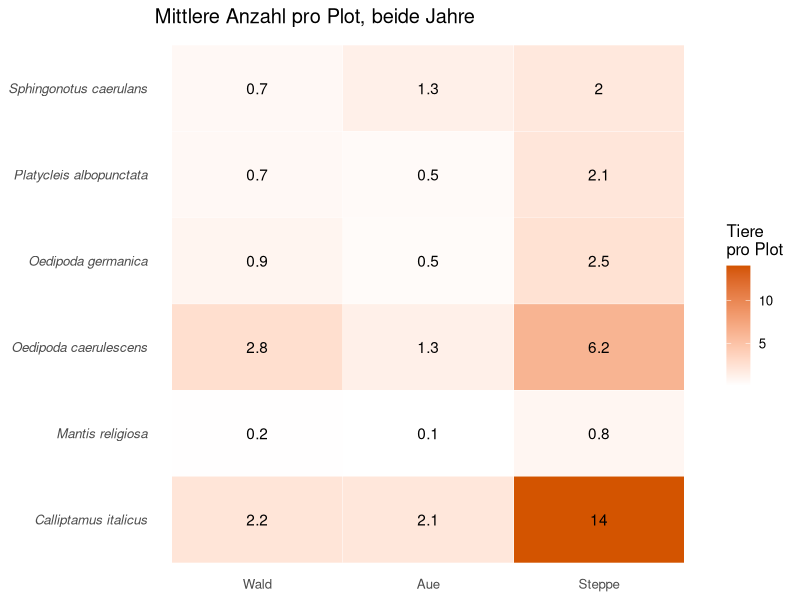
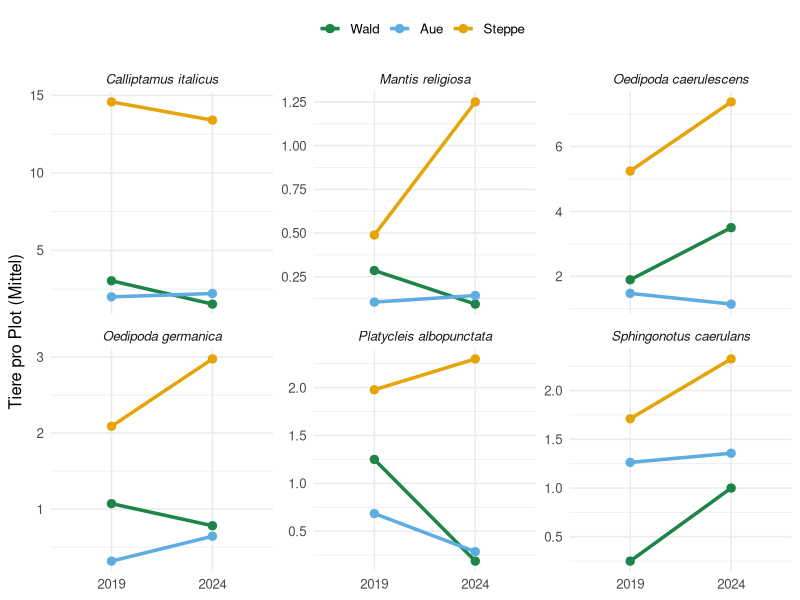
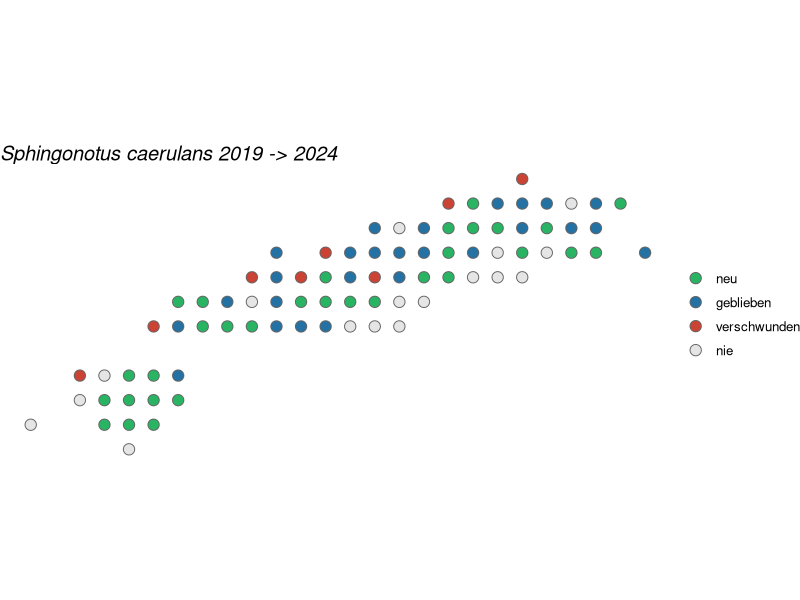
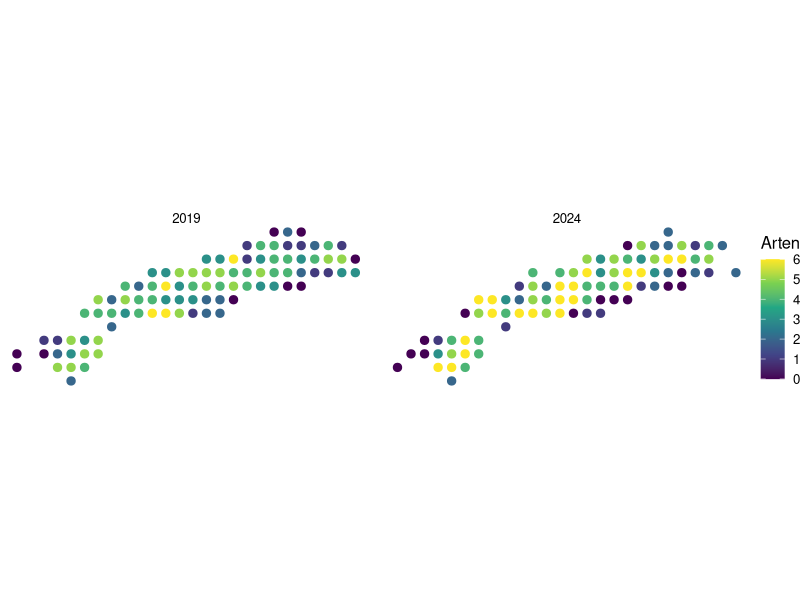
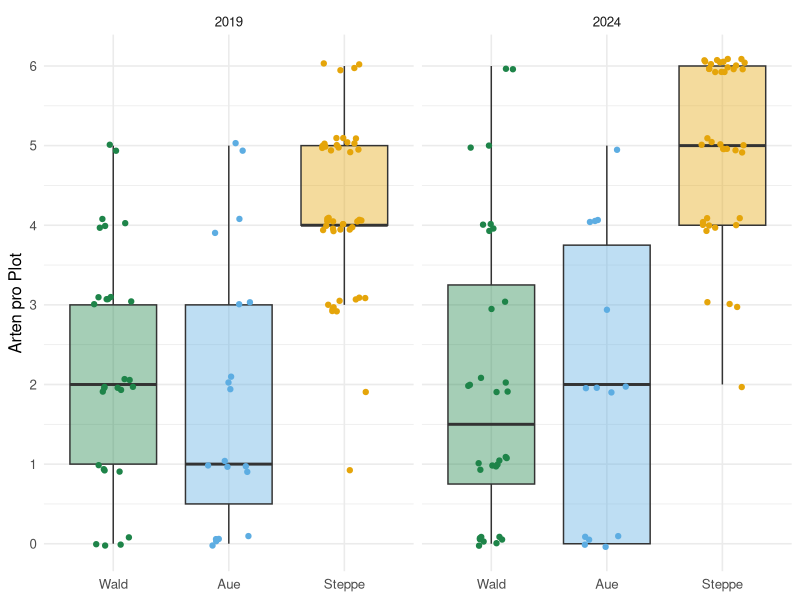
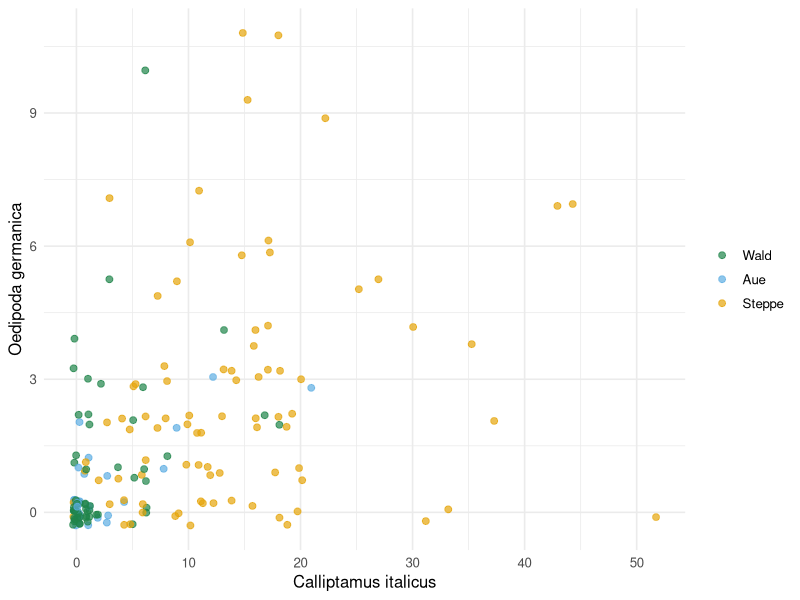
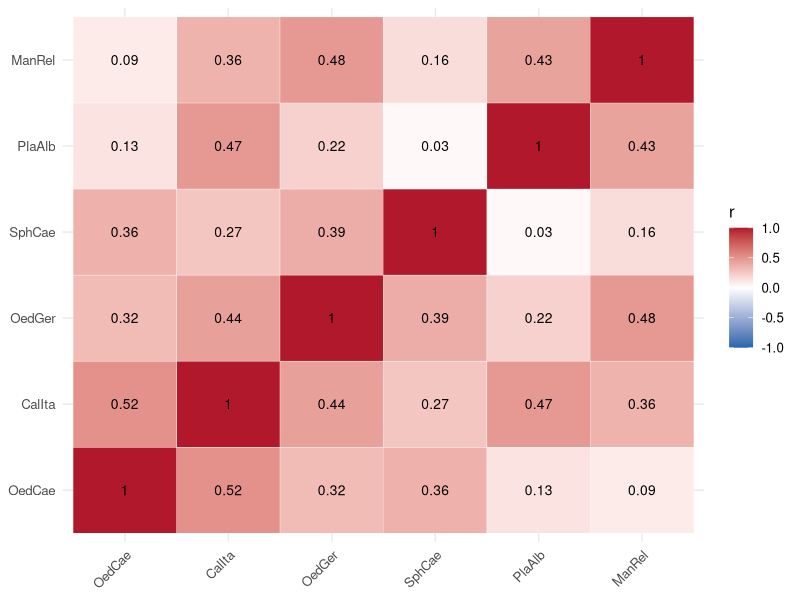
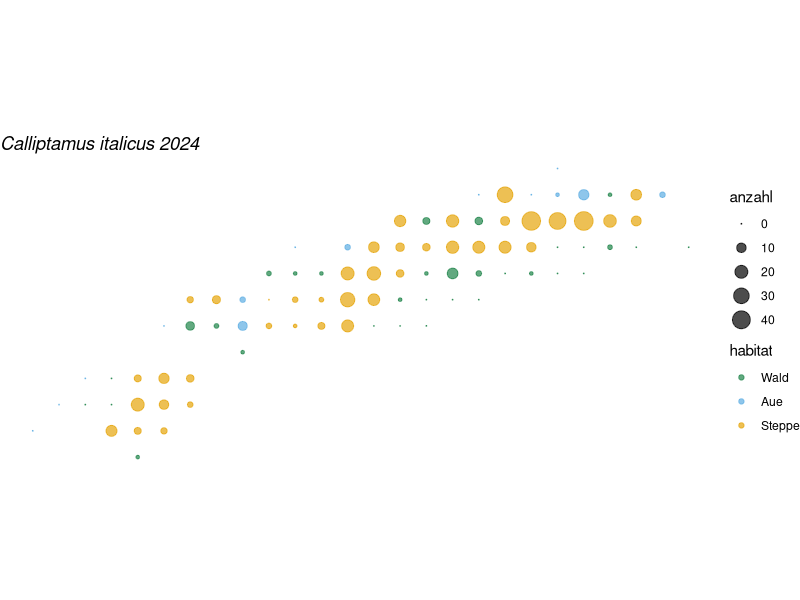

The R source for these figures, in order:
## ---- chunk 1
knitr::opts_chunk$set(echo = TRUE, warning = FALSE, message = FALSE,
                      fig.height = 4.6, fig.width = 7.5)
## ---- chunk 2
#| code-fold: true
#| code-summary: "Code aus Woche 12 (ausführen)"
library(ggplot2)

roh19 <- read.csv("data/rottensand_2019.csv")
roh24 <- read.csv("data/rottensand_2024.csv")

arten <- c("OedCae", "CalIta", "OedGer", "SphCae", "PlaAlb", "ManRel")
namen <- c(OedCae = "Oedipoda caerulescens", CalIta = "Calliptamus italicus",
           OedGer = "Oedipoda germanica", SphCae = "Sphingonotus caerulans",
           PlaAlb = "Platycleis albopunctata", ManRel = "Mantis religiosa")

max_besuch <- function(d, art) {
  zaehlung <- d[, paste0(art, 1:4)]
  apply(zaehlung, 1, function(x) if (all(is.na(x))) NA else max(x, na.rm = TRUE))
}

aufbereiten <- function(roh, jahr) {
  d <- roh[roh$quarter == "tot" & !is.na(roh$temp1), ]
  kurz <- data.frame(plot = d$plot, jahr = jahr, x = d$Xcoo, y = d$Ycoo,
                     habitat = d$habitat.type, temp = d$temp1,
                     boden = d$soil, gras = d$grass, kies = d$gravel,
                     baum = d$canopy, deckung = d$cover.sum, team = d$observ1)
  for (a in arten) kurz[[a]] <- max_besuch(d, a)
  kurz
}

alle <- rbind(aufbereiten(roh19, 2019), aufbereiten(roh24, 2024))
alle <- alle[alle$habitat %in% c("forest", "alluvial", "steppe"), ]
alle$habitat <- factor(alle$habitat, levels = c("forest", "alluvial", "steppe"),
                       labels = c("Wald", "Aue", "Steppe"))

lang <- NULL
for (a in arten) {
  stueck <- alle[, c("plot", "jahr", "x", "y", "habitat", "temp", "boden", "gras", "team")]
  stueck$art <- namen[a]
  stueck$anzahl <- alle[[a]]
  lang <- rbind(lang, stueck)
}

farben <- c(Wald = "#1e8449", Aue = "#5dade2", Steppe = "#e5a50a")
## ---- chunk 3
mittel <- aggregate(anzahl ~ art + habitat, data = lang, FUN = mean)
mittel
## ---- chunk 4
#| fig-height: 3.8
#| fig-width: 7.5
ggplot(mittel, aes(x = habitat, y = art, fill = anzahl)) +
  geom_tile(colour = "white") +
  geom_text(aes(label = round(anzahl, 1))) +
  scale_fill_gradient(low = "white", high = "#d35400") +
  labs(x = NULL, y = NULL, fill = "Tiere\npro Plot",
       title = "Mittlere Anzahl pro Plot, beide Jahre") +
  theme_minimal(base_size = 12) +
  theme(axis.text.y = element_text(face = "italic"), panel.grid = element_blank())
## ---- chunk 5
#| fig-height: 5
#| fig-width: 9
mj <- aggregate(anzahl ~ art + habitat + jahr, data = lang, FUN = mean)

ggplot(mj, aes(x = factor(jahr), y = anzahl, colour = habitat, group = habitat)) +
  geom_line(linewidth = 1.2) +
  geom_point(size = 2.5) +
  facet_wrap(~ art, scales = "free_y") +
  scale_colour_manual(values = farben) +
  labs(x = NULL, y = "Tiere pro Plot (Mittel)", colour = NULL) +
  theme_minimal(base_size = 12) +
  theme(strip.text = element_text(face = "italic"), legend.position = "top")
## ---- chunk 6
#| fig-height: 4
#| fig-width: 8.5
art <- "SphCae"   # bitte ändern

v19 <- alle[alle$jahr == 2019, c("plot", art)]
v24 <- alle[alle$jahr == 2024, c("plot", "x", "y", art)]
beide <- merge(v19, v24, by = "plot", suffixes = c("_2019", "_2024"))
vorher  <- beide[[paste0(art, "_2019")]] > 0
nachher <- beide[[paste0(art, "_2024")]] > 0

beide$status <- ifelse(vorher & nachher, "geblieben",
                ifelse(nachher, "neu",
                ifelse(vorher, "verschwunden", "nie")))
beide$status <- factor(beide$status, levels = c("neu", "geblieben", "verschwunden", "nie"))

ggplot(beide, aes(x = x, y = y, fill = status)) +
  geom_point(shape = 21, size = 3.5, colour = "grey40") +
  scale_fill_manual(values = c(neu = "#28b463", geblieben = "#2471a3",
                               verschwunden = "#cb4335", nie = "grey90")) +
  coord_equal() +
  labs(title = paste(namen[art], "2019 -> 2024"), fill = NULL) +
  theme_void(base_size = 12) +
  theme(plot.title = element_text(face = "italic"))

table(beide$status)
## ---- chunk 7
alle$n_arten <- rowSums(alle[, arten] > 0)
table(alle$n_arten)
## ---- chunk 8
#| fig-height: 3.6
#| fig-width: 11
ggplot(alle, aes(x = x, y = y, colour = n_arten)) +
  geom_point(size = 2.5) +
  facet_wrap(~ jahr) +
  scale_colour_viridis_c(breaks = 0:6) +
  coord_equal() +
  labs(colour = "Arten") +
  theme_void(base_size = 12)
## ---- chunk 9
#| fig-height: 3.5
#| fig-width: 7
ggplot(alle, aes(x = habitat, y = n_arten, fill = habitat)) +
  geom_boxplot(alpha = 0.4, outlier.shape = NA) +
  geom_jitter(aes(colour = habitat), width = 0.2, height = 0.1) +
  facet_wrap(~ jahr) +
  scale_fill_manual(values = farben, guide = "none") +
  scale_colour_manual(values = farben, guide = "none") +
  scale_y_continuous(breaks = 0:6) +
  labs(x = NULL, y = "Arten pro Plot") +
  theme_minimal(base_size = 12)
## ---- chunk 10
#| fig-height: 4
#| fig-width: 6
ggplot(alle, aes(x = CalIta, y = OedGer, colour = habitat)) +
  geom_jitter(width = 0.3, height = 0.3, alpha = 0.7, size = 2) +
  scale_colour_manual(values = farben) +
  labs(x = "Calliptamus italicus", y = "Oedipoda germanica", colour = NULL) +
  theme_minimal(base_size = 12)
## ---- chunk 11
#| fig-height: 4.5
#| fig-width: 6.5
k <- cor(alle[, arten])
k_lang <- as.data.frame(as.table(k))
names(k_lang) <- c("art1", "art2", "r")

ggplot(k_lang, aes(x = art1, y = art2, fill = r)) +
  geom_tile(colour = "white") +
  geom_text(aes(label = round(r, 2)), size = 3.5) +
  scale_fill_gradient2(low = "#2166ac", mid = "white", high = "#b2182b", limits = c(-1, 1)) +
  labs(x = NULL, y = NULL, fill = "r") +
  theme_minimal(base_size = 12) +
  theme(axis.text.x = element_text(angle = 45, hjust = 1))
## ---- chunk 12
#| fig-height: 3
#| fig-width: 9
karte <- function(welche_art, welches_jahr) {
  d <- lang[lang$art == namen[welche_art] & lang$jahr == welches_jahr, ]
  ggplot(d, aes(x = x, y = y, size = anzahl, colour = habitat)) +
    geom_point(alpha = 0.7) +
    scale_colour_manual(values = farben) +
    scale_size_area(max_size = 6) +
    coord_equal() +
    labs(title = paste(namen[welche_art], welches_jahr)) +
    theme_void() +
    theme(plot.title = element_text(face = "italic"))
}

karte("CalIta", 2024)
